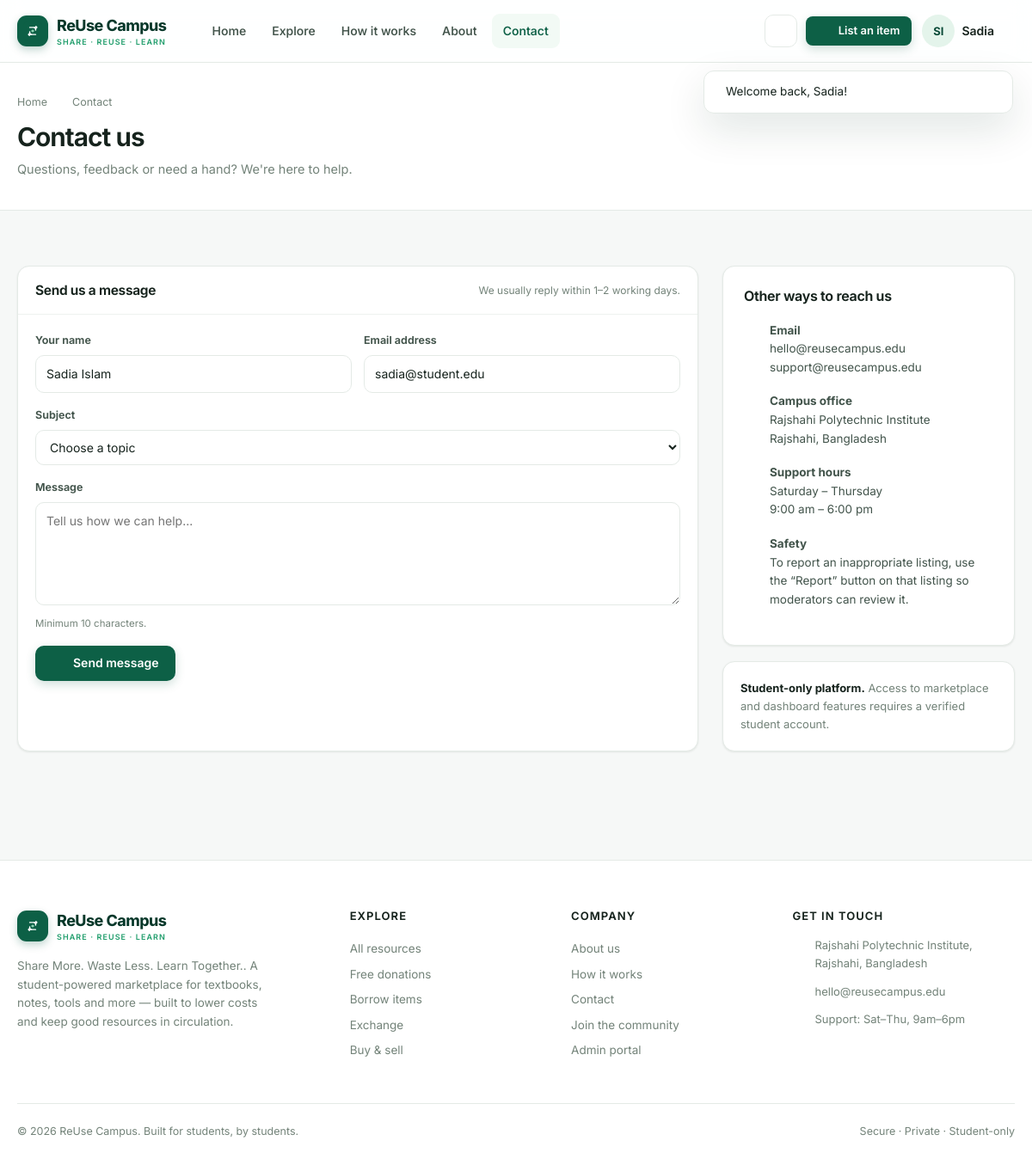
The page /contact.php (signed in) on the database its author committed.
### tables this page shows
CREATE TABLE `users` (
  `id` INT UNSIGNED AUTO_INCREMENT PRIMARY KEY,
  `full_name` VARCHAR(120) NOT NULL,
  `student_id` VARCHAR(50) NOT NULL,
  `email` VARCHAR(190) NOT NULL,
  `password` VARCHAR(255) NOT NULL,
  `college` VARCHAR(190) DEFAULT NULL,
  `department` VARCHAR(190) DEFAULT NULL,
  `semester` VARCHAR(30) DEFAULT NULL,
  `phone` VARCHAR(30) DEFAULT NULL,
  `profile_picture` VARCHAR(255) DEFAULT NULL,
  `contact_preferences` VARCHAR(255) DEFAULT 'email',
  `bio` TEXT DEFAULT NULL,
  `email_verified` TINYINT(1) NOT NULL DEFAULT 0,
  `verification_token` VARCHAR(100) DEFAULT NULL,
  `status` ENUM('active','suspended') NOT NULL DEFAULT 'active',
  `created_at` TIMESTAMP NOT NULL DEFAULT CURRENT_TIMESTAMP,
  `updated_at` TIMESTAMP NOT NULL DEFAULT CURRENT_TIMESTAMP ON UPDATE CURRENT_TIMESTAMP,
  UNIQUE KEY `uq_users_email` (`email`),
  UNIQUE KEY `uq_users_student_id` (`student_id`),
  KEY `idx_users_status` (`status`)
);

### config/config.php (called while the page is built, shortened)
<?php
function base_url($path = '')
{
    static $base = null;
    if ($base === null) {
        $script = str_replace('\\', '/', $_SERVER['SCRIPT_NAME'] ?? '');
        $rootFolder = basename(dirname(__DIR__));
        $pos = strripos($script, '/' . $rootFolder);
        $base = ($pos !== false) ? substr($script, 0, $pos) . '/' . $rootFolder : '';
    }
    return $base . '/' . ltrim($path, '/');
}
function url($path = '')
{
    return base_url($path);
}
function asset($path)
{
    return base_url('assets/' . ltrim($path, '/'));
}

### includes/auth.php (called while the page is built, shortened)
<?php
require_once __DIR__ . '/functions.php';
function authUser()
{
    static $user = null;
    static $loaded = false;
    if (!$loaded) {
        $loaded = true;
        if (!empty($_SESSION['user_id'])) {
            $row = dbOne('SELECT * FROM users WHERE id = ? AND status = "active"', [(int)$_SESSION['user_id']]);
            if ($row) {
                $user = $row;
            } else {
                unset($_SESSION['user_id']);
            }
        }
    }
    return $user;
}

### config/database.php (called while the page is built, shortened)
<?php
require_once __DIR__ . '/config.php';
function getDB()
{
    static $pdo = null;
    if ($pdo === null) {
        try {
            if (DB_DRIVER === 'pgsql') {
                $url = getenv('DATABASE_URL') ?: '';
                if ($url !== '') {
                    $parts = parse_url($url);
                    if (!$parts || empty($parts['host'])) {
                        throw new RuntimeException('Invalid DATABASE_URL.');
                    }
                    $host = $parts['host'];
                    $port = $parts['port'] ?? 5432;
                    $name = ltrim($parts['path'] ?? '', '/') ?: 'postgres';
                    $user = urldecode($parts['user'] ?? 'postgres');
                    $pass = urldecode($parts['pass'] ?? '');
                } else {
                    $host = getenv('PGHOST') ?: 'localhost';
                    $port = getenv('PGPORT') ?: 5432;
                    $name = getenv('PGDATABASE') ?: 'postgres';
                    $user = getenv('PGUSER') ?: 'postgres';
                    $pass = getenv('PGPASSWORD') ?: '';
                }
                $dsn = "pgsql:host={$host};port={$port};dbname={$name};sslmode=require";
                $pdo = new PDO($dsn, $user, $pass, [
                    PDO::ATTR_ERRMODE            => PDO::ERRMODE_EXCEPTION,
                    PDO::ATTR_DEFAULT_FETCH_MODE => PDO::FETCH_ASSOC,
                    PDO::ATTR_EMULATE_PREPARES   => true,
                ]);
                $pdo->exec('SET search_path TO public');
            } else {
                $dsn = 'mysql:host=' . DB_HOST . ';dbname=' . DB_NAME . ';charset=' . DB_CHARSET;
                $pdo = new PDO($dsn, DB_USER, DB_PASS, [
                    PDO::ATTR_ERRMODE            => PDO::ERRMODE_EXCEPTION,
                    PDO::ATTR_DEFAULT_FETCH_MODE => PDO::FETCH_ASSOC,
                    PDO::ATTR_EMULATE_PREPARES   => false,
                    PDO::ATTR_PERSISTENT         => false,
                ]);
            }
        } catch (Throwable $ex) {
            http_response_code(500);
            if (ini_get('display_errors')) {
                die('<div style="font-family:sans-serif;padding:2rem;max-width:700px;margin:auto">' .
                    '<h2>Database connection failed</h2><p>' . htmlspecialchars($ex->getMessage()) . '</p>' .
                    '<p>Check <code>config/database.php</code> and your environment variables, then import ' .
                    '<code>database/schema.sql</code> (MySQL) or run <code>supabase db push</code> (Postgres).</p></div>');
            }
            die('Database connection failed.');
        }
    }
    return $pdo;
}
function normalizeSql($sql)
{
    if (DB_DRIVER !== 'pgsql') return $sql;
    $sql = preg_replace_callback('/"([^"]*)"/', function ($m) {
        return "'" . str_replace("'", "''", $m[1]) . "'";
    }, $sql);
    $sql = preg_replace(
        '/DATE_FORMAT\s*\(\s*([^,]+?)\s*,\s*[\'"]%Y-%m[\'"]\s*\)/i',
        "to_char($1, 'YYYY-MM')",
        $sql
    );
    $sql = preg_replace(
        '/DATE_SUB\s*\(\s*NOW\s*\(\s*\)\s*,\s*INTERVAL\s+(\d+)\s+MONTH\s*\)/i',
        "now() - interval '$1 months'",
        $sql
    );
    return $sql;
}
function db($sql, $params = [])
{
    $stmt = getDB()->prepare(normalizeSql($sql));
    $stmt->execute($params);
    return $stmt;
}
function dbOne($sql, $params = [])
{
    return db($sql, $params)->fetch();
}

### contact.php (the view, shortened to what this page needs)
<?php
$active = 'contact';
$user = authUser();
require_once __DIR__ . '/includes/header.php';
?>
<div class="page-head">
  <div class="container">
    <div class="breadcrumb"><a href="<?= url('index.php') ?>">Home</a><span class="sep"><?= icon('chevron-right',13) ?></span><span>Contact</span></div>
    <h1>Contact us</h1>
    <p>Questions, feedback or need a hand? We're here to help.</p>
  </div>
</div>
<section class="section">
  <div class="container contact-grid">
    <div class="panel">
      <div class="panel-head"><h2>Send us a message</h2><span class="sub" style="margin:0">We usually reply within 1–2 working days.</span></div>
      <div class="panel-body">
        <form method="post" action="<?= url('api/contact.php') ?>" id="contactForm">
          <div class="form-row">
            <div class="form-group"><label for="name">Your name</label><input class="input" id="name" name="name" required maxlength="120" value="<?= $user ? e($user['full_name']) : old('name') ?>" <?= $user ? 'readonly' : '' ?>></div>
            <div class="form-group"><label for="email">Email address</label><input class="input" type="email" id="email" name="email" required maxlength="190" value="<?= $user ? e($user['email']) : old('email') ?>" <?= $user ? 'readonly' : '' ?>></div>
          </div>
          <div class="form-group"><label for="subject">Subject</label>
            <select class="select" id="subject" name="subject" required>
              <option value="">Choose a topic</option>
            </select>
          </div>
          <div class="form-group"><label for="message">Message</label><textarea class="textarea" id="message" name="message" required minlength="10" maxlength="2000" placeholder="Tell us how we can help..."><?= old('message') ?></textarea><div class="hint">Minimum 10 characters.</div></div>
          <button class="btn btn-primary" type="submit"><?= icon('send',17) ?> Send message</button>
        </form>
      </div>
    </div>
    <div>
      <div class="contact-info-card">
        <h3 style="font-size:16px;margin-bottom:20px">Other ways to reach us</h3>
        <ul style="list-style:none;padding:0;margin:0">
          <li><?= icon('mail',18) ?><div><b>Email</b><br>hello@reusecampus.edu<br>support@reusecampus.edu</div></li>
          <li><?= icon('map-pin',18) ?><div><b>Campus office</b><br>Rajshahi Polytechnic Institute<br>Rajshahi, Bangladesh</div></li>
          <li><?= icon('clock',18) ?><div><b>Support hours</b><br>Saturday – Thursday<br>9:00 am – 6:00 pm</div></li>
          <li><?= icon('shield',18) ?><div><b>Safety</b><br>To report an inappropriate listing, use the “Report” button on that listing so moderators can review it.</div></li>
        </ul>
      </div>
      <div class="panel" style="margin-top:18px">
        <div class="panel-body" style="font-size:13px;color:var(--muted)">
          <b style="color:var(--text)">Student-only platform.</b> Access to marketplace and dashboard features requires a verified student account.
        </div>
      </div>
    </div>
  </div>
</section>
<?php require_once __DIR__ . '/includes/footer.php'; ?>

### includes/navbar.php (shortened to what this page needs)
<header class="site-header">
  <div class="container">
    <nav class="navbar">
      <a href="<?= url('index.php') ?>" class="brand" aria-label="ReUse Campus home">
        <span class="brand-mark"><img src="<?= asset('images/logo.svg') ?>" alt="" style="width:22px;height:22px"></span>
        <span>ReUse Campus<small>SHARE · REUSE · LEARN</small></span>
      </a>
      <div class="nav-links" id="navLinks">
        <a href="<?= url('index.php') ?>" class="<?= $active === 'home' ? 'active' : '' ?>">Home</a>
        <a href="<?= url('explore.php') ?>" class="<?= $active === 'explore' ? 'active' : '' ?>">Explore</a>
        <a href="<?= url('how-it-works.php') ?>" class="<?= $active === 'how' ? 'active' : '' ?>">How it works</a>
        <a href="<?= url('about.php') ?>" class="<?= $active === 'about' ? 'active' : '' ?>">About</a>
        <a href="<?= url('contact.php') ?>" class="<?= $active === 'contact' ? 'active' : '' ?>">Contact</a>
      </div>
      <div class="nav-actions">
        <?php if ($user): ?>
          <a href="<?= url('dashboard/notifications.php') ?>" class="nav-icon-btn" aria-label="Notifications" title="Notifications">
            <?= icon('bell', 18) ?>
          </a>
          <a href="<?= url('listings/create.php') ?>" class="btn btn-primary btn-sm"><?= icon('plus', 16) ?> List an item</a>
          <div class="user-menu">
            <button class="user-menu-btn" id="userMenuBtn" aria-expanded="false">
              <span class="avatar"><?= e(initials($user['full_name'])) ?></span>
              <span class="hide-sm"><?= e(explode(' ', $user['full_name'])[0]) ?></span>
              <?= icon('chevron-down', 14) ?>
            </button>
          </div>
        <?php else: ?>
          <a href="<?= url('auth/login.php') ?>" class="btn btn-ghost btn-sm">Log in</a>
          <a href="<?= url('auth/register.php') ?>" class="btn btn-primary btn-sm"><?= icon('plus', 16) ?> Sign up</a>
        <?php endif; ?>
      </div>
    </nav>
  </div>
</header>

### rows shown on the page
users: full_name "SI", full_name "Sadia", name "Sadia Islam", email "sadia@student.edu"

### other values the page prints
$f['message'] "Welcome back, Sadia!"
APP_TAGLINE "Share More. Waste Less. Learn Together."
APP_NAME "ReUse Campus"
